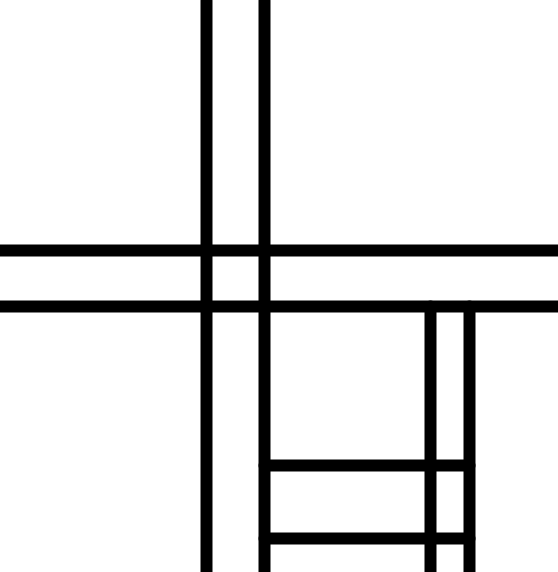
Frame 1 (no input)
Frame 60 (the mouse pressed at the canvas centre just before this capture): identical to frame 1, image omitted
Frame 120 (the mouse held since frame 60 and released just before this capture): identical to frame 1, image omitted

The Processing sketch that drew this single still picture (run headless with seeded random() and noise(); from frame 60 on, the mouse is pressed at the canvas centre):

// Processing sketch: pietmondrain
// ── pietmondrain.pde
void setup(){
  size(558,572); //sets the size of the window
}

void draw(){
  background(255); // sets a white background
  
  strokeWeight(12);
 
  line(0,250,558,250);
  line(0,306,558,306); 
  
  line(206,0,206,572);
  line(264,0,264,572); 
  
  line(264,465,469,465);
  line(264,538,469,538);
  
  line(430,306,430,572);
  line(469,306,469,572);
   
}
